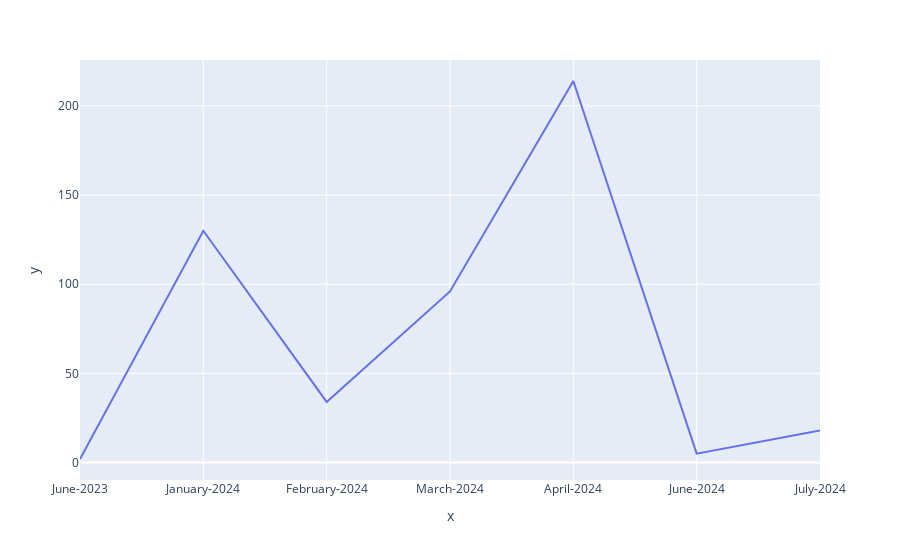

Notebook code cell kept with this figure:
### Code cell
import plotly.express as px

px.line(x=year_month['time'],y=year_month['message'])

### Figure 1 — Plotly figure (JSON) as saved in the notebook; plotly's stock layout.template omitted (floating-point values rounded to 4 significant figures)
{"data": [{"hovertemplate": "x=%{x}<br>y=%{y}<extra></extra>", "legendgroup": "", "line": {"color": "#636efa", "dash": "solid"}, "marker": {"symbol": "circle"}, "mode": "lines", "name": "", "orientation": "v", "showlegend": false, "type": "scatter", "x": ["June-2023", "January-2024", "February-2024", "March-2024", "April-2024", "June-2024", "July-2024"], "xaxis": "x", "y": [2, 130, 34, 96, 214, 5, 18], "yaxis": "y"}], "layout": {"legend": {"tracegroupgap": 0}, "margin": {"t": 60}, "xaxis": {"anchor": "y", "domain": [0, 1], "title": {"text": "x"}}, "yaxis": {"anchor": "x", "domain": [0, 1], "title": {"text": "y"}}}}
